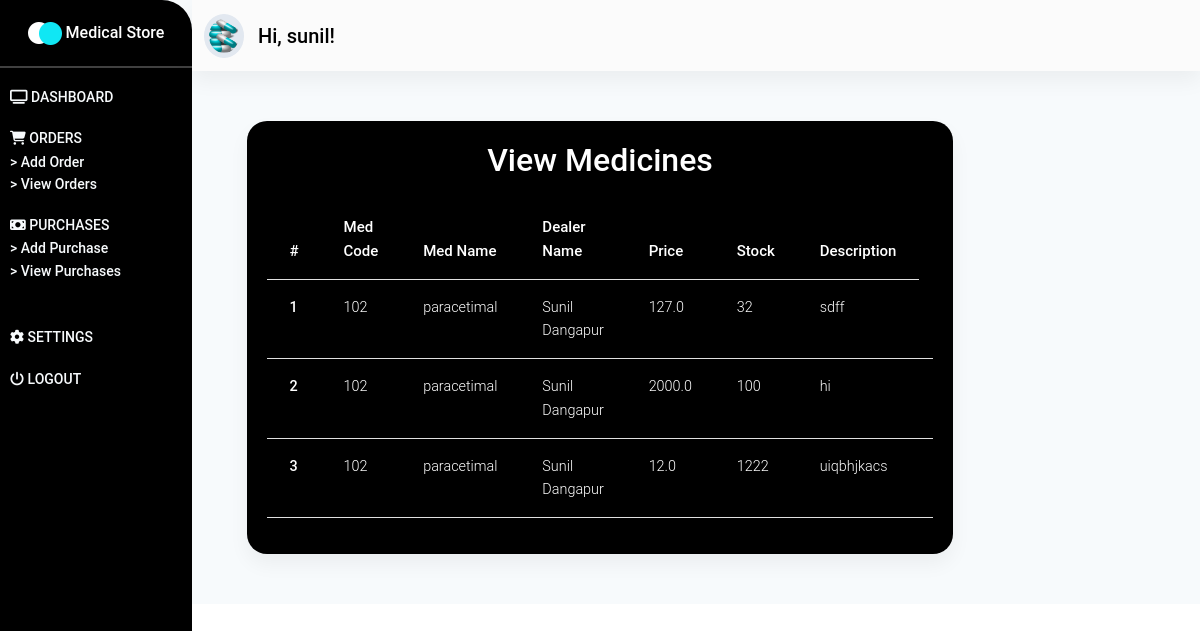
Screenshot of /customer/medicines/ (signed in) with the database file from the repository.
### store/models.py (models this page shows, shortened)
class Medicine(models.Model):
    med_code = models.IntegerField()
    med_name = models.CharField(max_length=50)
    dealer_name = models.ForeignKey(Dealer, on_delete=models.CASCADE)
    price = models.FloatField()
    stock = models.IntegerField()
    description = models.TextField()
    def get_update_url(self):
        return reverse("store:update-medicine", kwargs={"pk": self.pk})
    def get_delete_url(self):
        return reverse("store:delete-medicine", kwargs={"pk": self.pk})

class Dealer(models.Model):
    fname = models.CharField(max_length=100)
    lname = models.CharField(max_length=100)
    address = models.TextField()
    phone_number = models.CharField(max_length=15)
    email = models.CharField(max_length=50)
    def __str__(self):
        return f"{self.fname} {self.lname}"

### customer/views.py (the view)
# urls.py: path('medicines/', medicines_page, name="view-medicines"),
@login_required(login_url="/login/customer/")
def medicines_page(request):
    medicines = Medicine.objects.all()
    context = {
        "medicines": medicines
    }
    return render(request, "store/customer/view-medicines.html", context)

### store/templates/store/customer/view-medicines.html (shortened to what this page needs)
{% extends 'store/base.html' %}
{% load static %}
{% block content %}
<section id="dashboard_section" class="dashboard_section">
        {% include "store/_dashboard-customer.html" %}
        <div class="container-fluid">
            <div class="add_dealer">
                <div class="dealers__card card">
                    <p class="h2">
                        View Medicines
                    </p>
                    <div class="dealers__table table-responsive">
                        <table class="table">
                            <thead>
                                <tr>
                                    <th scope="col">#</th>
                                    <th scope="col">Med Code</th>
                                    <th scope="col">Med Name</th>
                                    <th scope="col">Dealer Name</th>
                                    <th scope="col">Price</th>
                                    <th scope="col">Stock</th>
                                    <th scope="col">Description</th>
                                </tr>
                            </thead>
                            <tbody>
                            {% for medicine in medicines %}
                                <tr>
                                    <th scope="row">{{ medicine.id }}</th>
                                    <td>{{ medicine.med_code }}</td>
                                    <td>{{ medicine.med_name }}</td>
                                    <td>{{ medicine.dealer_name }}</td>
                                    <td>{{ medicine.price }}</td>
                                    <td>{{ medicine.stock }}</td>
                                    <td>{{ medicine.description }}</td>
                                    <td>
                                    </td>
                                </tr>
                            {% endfor %}
                            </tbody>
                        </table>
                    </div>
                </div>
            </div>
        </div>
    </section>
{% endblock content %}

### store/templates/store/_dashboard-customer.html (shortened to what this page needs)
{% load static %}
<div class="dashboard_header" id="sidebarToggleButton">
    <div class="dasboard_sidebar">
        <nav class="sidenav_bar sidenav-d-none" id="sideNavBar">
            <div class="dashboard_logo">
                <div class="logo_flex">
                    <img src="{% static 'images/logo.png' %}" alt="" class="img-responsive">
                    <span class="text">
                        Medical Store
                    </span>
                </div>
            </div>
            <hr class="hr_sidenav">
            <div class="sidebar_main">
                <ul class="sidebar">
                    <li class="sidebar_item">
                        <a href="{% url 'store:dashboard-admin' %}" class="item_link">
                            <i class="fa fa-television" aria-hidden="true"></i>
                            <span class="item_text sidebar_active">
                                Dashboard
                            </span>
                        </a>
                    </li>
                    <li class="sidebar_item">
                        <a class="item_link" id="dealerID">
                            <i class="fa fa-shopping-cart" aria-hidden="true"></i>
                            <span class="item_text">
                                Orders
                            </span>
                        </a>
                        <div class="dealer__items" id="dealerItems">
                            <a href="{% url "customer:add-order" %}" class="dealer__item">
                                > Add Order
                            </a>
                            <a href="{% url "customer:view-orders" %}" class="dealer__item">
                                > View Orders
                            </a>
                        </div>
                    </li>
                    <li class="sidebar_item" id="purchaseID">
                        <a class="item_link">
                            <i class="fas fa-money-bill    "></i>
                            <span class="item_text">
                                Purchases
                            </span>
                        </a>
                        <div class="purchase__items" id="purchaseItems">
                            <a href="{% url 'customer:add-purchase' %}" class="dealer__item">
                                > Add Purchase
                            </a>
                            <a href="{% url 'customer:view-purchases' %}" class="dealer__item">
                                > View Purchases
                            </a>
                        </div>
                    </li>
                </ul>
            </div>
            <div class="sidebar_meta">
                <ul class="sidebar">
                    <li class="sidebar_item">
                        <a href="{% url 'store:settings' %}" class="item_link">
                            <i class="fa fa-gear" aria-hidden="true"></i>
                            <span class="item_text">
                                Settings
                            </span>
                        </a>
                    </li>
                    <li class="sidebar_item">
                        <a href="{% url 'store:confirm-logout' %}" class="item_link">
                            <i class="fa fa-power-off" aria-hidden="true"></i>
                            <span class="item_text">
                                Logout
                            </span>
                        </a>
                    </li>
                </ul>
            </div>
        </nav>
    </div>
    <div class="dashboard_navbar" id=mainNavBar>
        <nav class="navbar navbar-expand-sm navbar-light bg-light sticky-top">
            <div class="container-fluid">
                <a class="navbar-brand nav_image" href="#">
                    <img src="{% static 'images/medicine.png' %}" alt="" class="img-responsive">
                    <span class="nav_span">
                        Hi, {{ request.user.username }}!
                    </span>
                </a>
            </div>
        </nav>
    </div>
</div>

### store/static/css/styles.css (style rules this page uses)
* { margin: 0%; padding: 0%; box-sizing: border-box; }
a.nav_image img { width: 40px; background-color: #e2e8f0; padding: 5px; color: #000 !important; border-radius: 50%; }
span.nav_span { font-weight: 550; color: #000; margin-left: 10px; }
span.sidebar_active { font-weight: 550; }
div.dashboard_navbar { margin-left: 12rem; }
nav.sidenav_bar { width: 12rem; height: 100%; padding-bottom: 50px; position: fixed; background: #000; border-radius: 0px 30px 30px 0px; }
div.dashboard_logo { margin-top: 20px; margin-bottom: 20px; text-align: center; }
div.dashboard_logo span.text { color: #fff !important; font-weight: 550; }
hr.hr_sidenav { background-color: #fff; height: 2px; }
ul.sidebar { list-style: none; padding: 0; margin: 0; display: flex; flex-direction: column; align-items: flex-start; margin-left: 10px; }
li.sidebar_item { margin-bottom: 1rem; }
li.sidebar_item a { color: #f7fafc; font-size: 14px; font-weight: 500; }
li.sidebar_item span.item_text { text-transform: uppercase; }
div.dealer__items, div.medicine__items, div.employee__items, div.customer__items, div.purchase__items { display: flex; flex-direction: column; }
a.dealer__item { color: #f7fafc; font-size: 14px; }
div.sidebar_meta { margin-top: 26px; }
section.dashboard_section { --bg-opacity: 1; background-color: #f7fafc; background-size: contain; }
div.add_dealer { margin-top: 50px; padding-bottom: 50px; }
div.dealers__card { padding: 20px; background-color: #000; width: 60%; margin: auto; border-radius: 20px; }
div.dealers__card p.h2 { text-align: center; color: #fff; margin-bottom: 20px; font-weight: 550; }
div.dealers__table table.table { width: 100% !important; color: #fff; }
div.dealers__table table.table thead { font-size: 15px; font-weight: 600 !important; }

### rows the page displays
Medicine: id "1", med_code "102", med_name "paracetimal", dealer_name "Sunil Dangapur", price "127.0", stock "32", description "sdff"
Medicine: id "2", med_code "102", med_name "paracetimal", dealer_name "Sunil Dangapur", price "2000.0", stock "100", description "hi"
Medicine: id "3", med_code "102", med_name "paracetimal", dealer_name "Sunil Dangapur", price "12.0", stock "1222", description "uiqbhjkacs"

### other values shown
{{ request.user.username }} "sunil"
